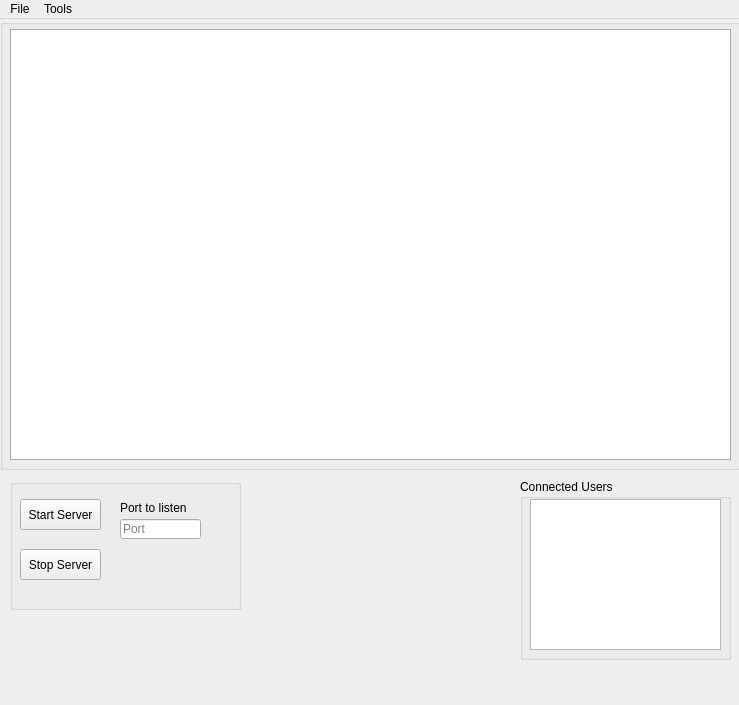
<?xml version="1.0" encoding="UTF-8"?>
<ui version="4.0">
 <class>serverGui</class>
 <widget class="QMainWindow" name="serverGui">
  <property name="windowModality">
   <enum>Qt::NonModal</enum>
  </property>
  <property name="geometry">
   <rect>
    <x>0</x>
    <y>0</y>
    <width>739</width>
    <height>705</height>
   </rect>
  </property>
  <property name="sizePolicy">
   <sizepolicy hsizetype="Expanding" vsizetype="Expanding">
    <horstretch>0</horstretch>
    <verstretch>0</verstretch>
   </sizepolicy>
  </property>
  <property name="minimumSize">
   <size>
    <width>739</width>
    <height>705</height>
   </size>
  </property>
  <property name="maximumSize">
   <size>
    <width>739</width>
    <height>705</height>
   </size>
  </property>
  <property name="baseSize">
   <size>
    <width>0</width>
    <height>0</height>
   </size>
  </property>
  <property name="windowTitle">
   <string>OpenFTP Server</string>
  </property>
  <property name="windowIcon">
   <iconset resource="resources.qrc">
    <normaloff>:/alienIcon/images/icon.ico</normaloff>:/alienIcon/images/icon.ico</iconset>
  </property>
  <widget class="QWidget" name="centralWidget">
   <widget class="QGroupBox" name="groupBox">
    <property name="geometry">
     <rect>
      <x>520</x>
      <y>460</y>
      <width>211</width>
      <height>181</height>
     </rect>
    </property>
    <property name="title">
     <string>Connected Users</string>
    </property>
    <property name="flat">
     <bool>false</bool>
    </property>
    <property name="checkable">
     <bool>false</bool>
    </property>
    <widget class="QListWidget" name="connectedUsersList">
     <property name="geometry">
      <rect>
       <x>10</x>
       <y>20</y>
       <width>191</width>
       <height>151</height>
      </rect>
     </property>
    </widget>
   </widget>
   <widget class="QGroupBox" name="groupBox_2">
    <property name="geometry">
     <rect>
      <x>10</x>
      <y>460</y>
      <width>231</width>
      <height>131</height>
     </rect>
    </property>
    <property name="title">
     <string/>
    </property>
    <property name="flat">
     <bool>false</bool>
    </property>
    <property name="checkable">
     <bool>false</bool>
    </property>
    <widget class="QPushButton" name="startServerButton">
     <property name="geometry">
      <rect>
       <x>10</x>
       <y>20</y>
       <width>81</width>
       <height>31</height>
      </rect>
     </property>
     <property name="text">
      <string>Start Server</string>
     </property>
    </widget>
    <widget class="QPushButton" name="stopServerButton">
     <property name="geometry">
      <rect>
       <x>10</x>
       <y>70</y>
       <width>81</width>
       <height>31</height>
      </rect>
     </property>
     <property name="text">
      <string>Stop Server</string>
     </property>
    </widget>
    <widget class="QLineEdit" name="portEdit">
     <property name="geometry">
      <rect>
       <x>110</x>
       <y>40</y>
       <width>81</width>
       <height>20</height>
      </rect>
     </property>
     <property name="text">
      <string/>
     </property>
     <property name="placeholderText">
      <string>Port </string>
     </property>
     <property name="clearButtonEnabled">
      <bool>false</bool>
     </property>
    </widget>
    <widget class="QLabel" name="label">
     <property name="geometry">
      <rect>
       <x>110</x>
       <y>20</y>
       <width>81</width>
       <height>18</height>
      </rect>
     </property>
     <property name="text">
      <string>Port to listen</string>
     </property>
    </widget>
   </widget>
   <widget class="QGroupBox" name="groupBox_3">
    <property name="geometry">
     <rect>
      <x>0</x>
      <y>0</y>
      <width>741</width>
      <height>451</height>
     </rect>
    </property>
    <property name="sizePolicy">
     <sizepolicy hsizetype="Expanding" vsizetype="Fixed">
      <horstretch>1</horstretch>
      <verstretch>0</verstretch>
     </sizepolicy>
    </property>
    <property name="title">
     <string/>
    </property>
    <widget class="QTextBrowser" name="mainTextWindow">
     <property name="geometry">
      <rect>
       <x>10</x>
       <y>10</y>
       <width>721</width>
       <height>431</height>
      </rect>
     </property>
     <property name="styleSheet">
      <string notr="true">border: 1px solid darkGrey;</string>
     </property>
    </widget>
   </widget>
  </widget>
  <widget class="QMenuBar" name="menuBar">
   <property name="geometry">
    <rect>
     <x>0</x>
     <y>0</y>
     <width>739</width>
     <height>21</height>
    </rect>
   </property>
   <widget class="QMenu" name="menuFile">
    <property name="title">
     <string>File</string>
    </property>
    <addaction name="actionExit"/>
   </widget>
   <widget class="QMenu" name="menuOptions">
    <property name="title">
     <string>Tools</string>
    </property>
    <addaction name="actionSettings"/>
   </widget>
   <addaction name="menuFile"/>
   <addaction name="menuOptions"/>
  </widget>
  <action name="actionExit">
   <property name="text">
    <string>Exit</string>
   </property>
  </action>
  <action name="actionSettings">
   <property name="text">
    <string>Settings</string>
   </property>
  </action>
 </widget>
 <layoutdefault spacing="6" margin="11"/>
 <resources>
  <include location="resources.qrc"/>
 </resources>
 <connections/>
</ui>
